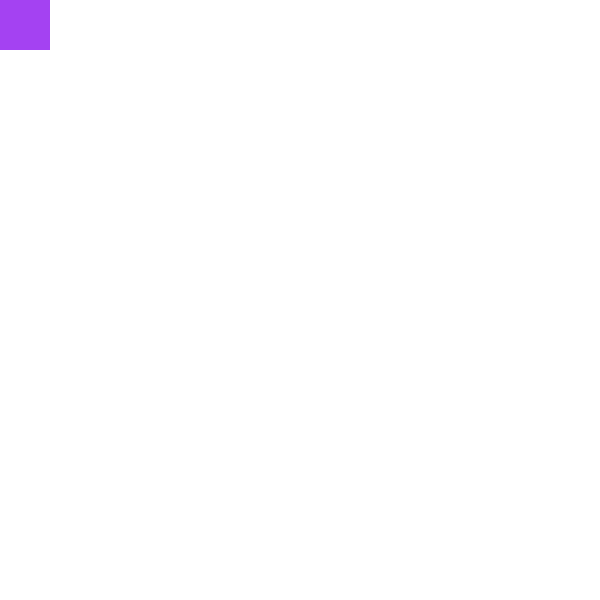
Frame 1 (no input)
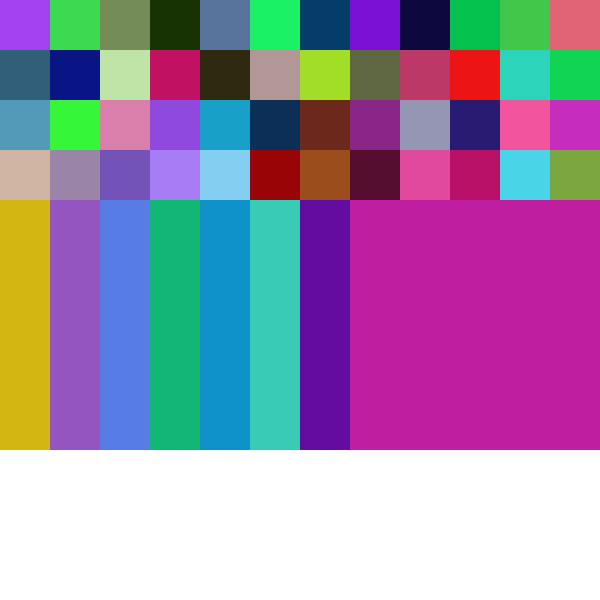
Frame 60 (the mouse pressed at the canvas centre just before this capture)
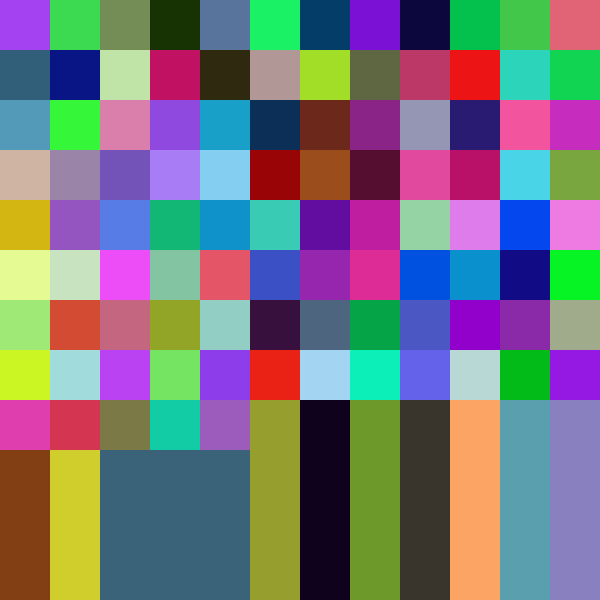
Frame 120 (the mouse held since frame 60 and released just before this capture)

The Processing sketch that drew these frames (run headless with seeded random() and noise(); from frame 60 on, the mouse is pressed at the canvas centre):

// Processing sketch: Grid_System
// ── Grid_System.pde
int x, y;
int size;
int space;


void setup () {
  size(600, 600);
  background(255);
  frameRate(600000);
  size = 50;
  space = 50;
  noStroke();
  smooth();
}

void draw () {
  fill(random(0, 255), random(0, 255), random(0, 255));
  rect(x, y, x + size, y + size);
  x = x + space;

  if (x > width) { 
    x = 0;
    y = y + size;
  }
}
